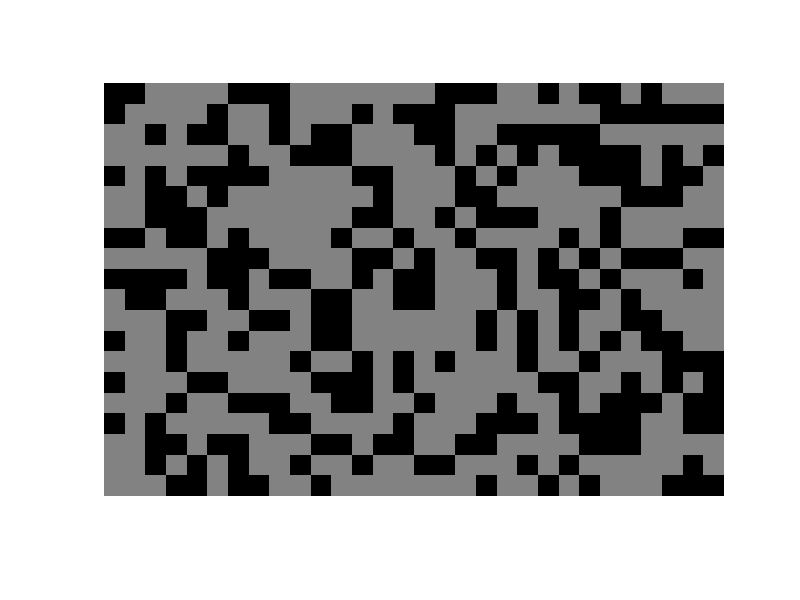
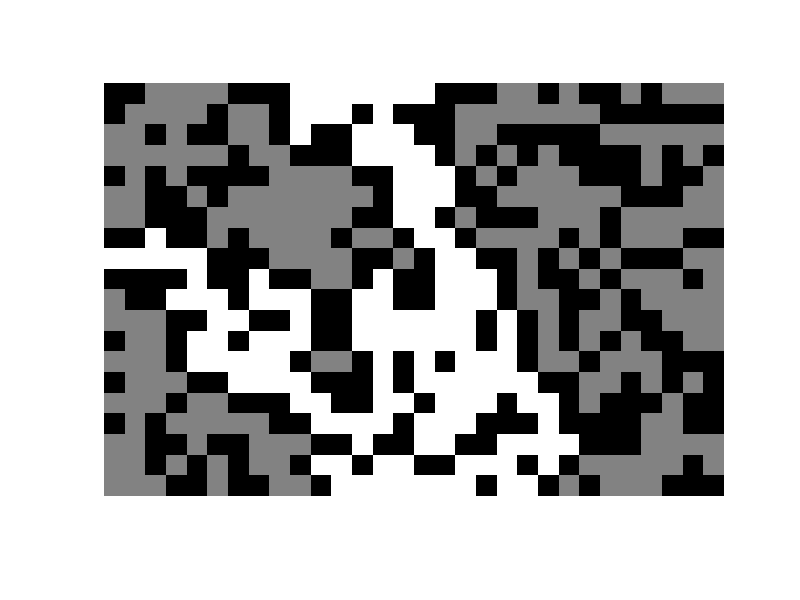

MATLAB code to generate these figures, in order:
%% Ler matriz A.
b = load("matrixA_30x20.txt");
%%

%% Ler matriz B.
a = load("matrixB_30x20.txt");
%%

%% Display da primeira imagem.
figure(1)
%%

%% Passar os pixeis para uma escala de 0 a 1
b=b/2;
%%

imshow(b);
%% Passar os pixeis para uma escala de 0 a 1
a = a/2;
%%

%% Os pixeis que originalmente tinham 0 ficam a preto, 
%% os que tinham 1 ficam a cinza e os que tinham 2 
%% ficam a branco
figure(2)
%%
imshow(a);
